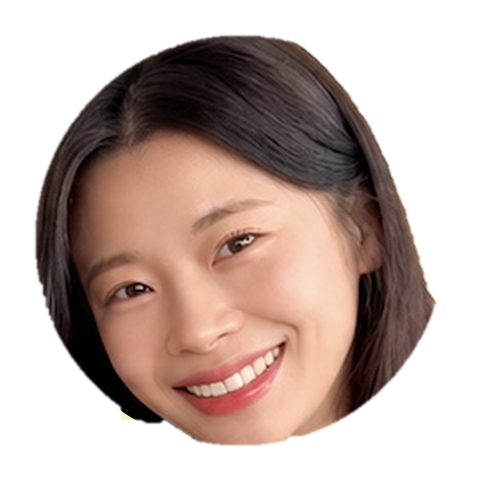
#> input picture projects/2026-11-ai-question/faces/joy-cut.png, 480 x 480 px, given in place of paperdoll.png, which was not available
$ python paper_doll.py faces/joy-cut.png faces/kids-cut.png faces/kids-cut.png
#> lines starting #> are read from the running program, lines starting #| are printed output that depends on the picture; after the words box and inside, x2 and y2 are one past the last pixel; in counts of white or black regions, pixels touching at a corner belong together
"""Paper-doll cutouts of Joy and Mark (Joy, 24 Nov 2026: paper-craft reel made on this Mac).
A frame of an existing transparent matte -> printed-paper look (soft posterize, paper grain, faint halftone) + white cut border.
Usage (repo root): .venv/bin/python projects/2026-11-ai-question/paper_doll.py SRC.webm SECONDS OUT.png"""
import subprocess, sys, numpy as np
from PIL import Image, ImageFilter
src, t, out = sys.argv[1], sys.argv[2], sys.argv[3]
tmp = "/tmp/paperdoll.png"
subprocess.run(["ffmpeg", "-v", "error", "-y", "-c:v", "libvpx-vp9", "-ss", t, "-i", src, "-frames:v", "1", tmp], check=True)
#> (this line was passed over: subprocess is not available in this run)
im = Image.open(tmp).convert("RGBA"); bb = im.getchannel("A").point(lambda v: 255 if v > 40 else 0).getbbox(); im = im.crop(bb)
#> further down, im is the input picture: PIL image 480x480 RGBA; mean R, G, B, A 126.6, 110.1, 100.6, 136.7
#> after `bb = im.getchannel('A').point(lambda v: 255 if v > 40 else 0).getbbox(`: bb = (35, 35, 437, 446)
#> after `im = im.crop(bb)`:
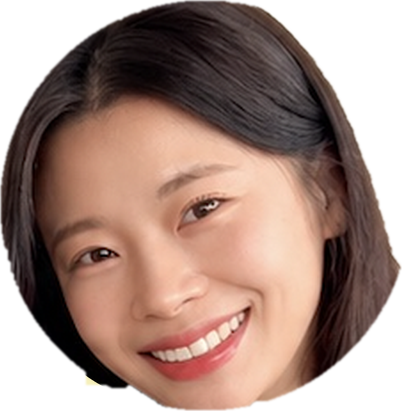
#> im: PIL image 402x411 RGBA; mean R, G, B, A 143.5, 118.2, 105.4, 190.7; transparent parts drawn white
pad = 40; c = Image.new("RGBA", (im.width + 2 * pad, im.height + 2 * pad)); c.alpha_composite(im, (pad, pad)); im = c
#> after `c = Image.new('RGBA', (im.width + 2 * pad, im.height + 2 * pad))`: c: PIL image 482x491 RGBA; every value is 0
#> after `c.alpha_composite(im, (pad, pad))`:
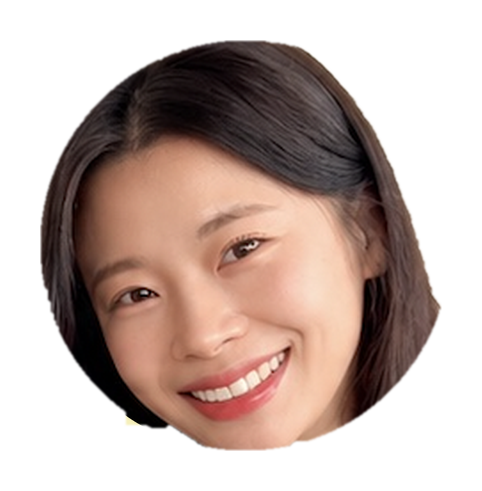
#> c: PIL image 482x491 RGBA; mean R, G, B, A 73.1, 54.9, 48.2, 133.1; transparent parts drawn white
rgb = np.asarray(im.convert("RGB")).astype(np.float32); a = np.asarray(im.getchannel("A")).astype(np.float32) / 255
#> after `a = np.asarray(im.getchannel('A')).astype(np.float32) / 255`:
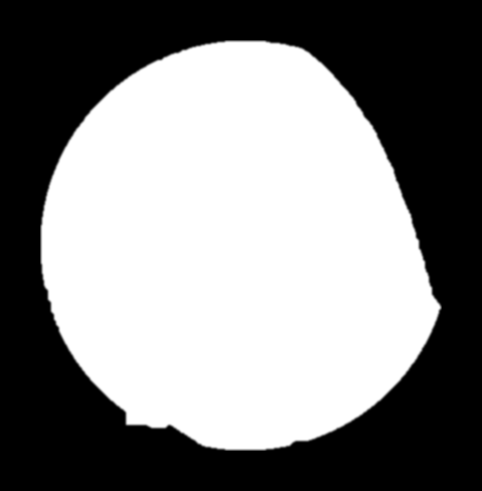
#> a: shape (491, 482) float32; min 0, max 1, mean 0.522
rgb = np.round(rgb / 18) * 18                                   # soft posterize: printed look
rng = np.random.default_rng(7); grain = rng.normal(0, 7, rgb.shape[:2])[..., None]
yy, xx = np.mgrid[:rgb.shape[0], :rgb.shape[1]]; dots = (np.sin(xx * .9) * np.sin(yy * .9)) * 5   # faint halftone
rgb = np.clip(rgb * .93 + 14 + grain + dots[..., None], 0, 255)   # a little lighter/matte, like paper
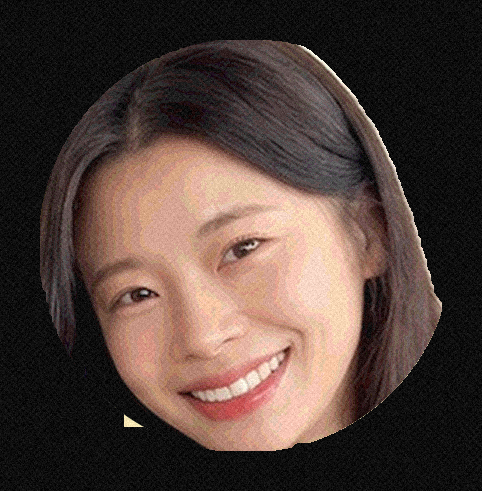
#> rgb: shape (491, 482, 3) float64; mean R, G, B 82.2, 65.1, 58.7
hard = Image.fromarray((a > .5).astype(np.uint8) * 255)
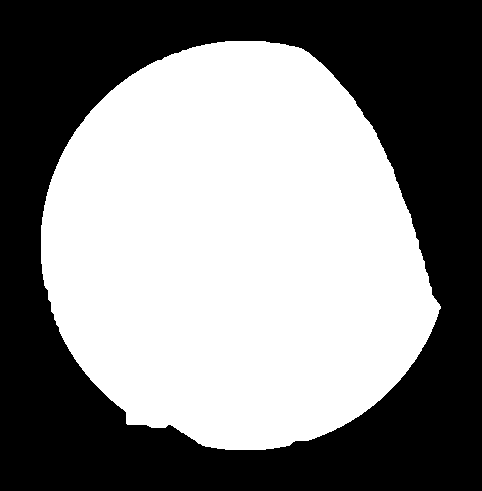
#> hard: PIL image 482x491 L; 52.2% white; 1 black region, box (x1, y1, x2, y2) and area: (0, 0, 482, 491) 113107
border = hard.filter(ImageFilter.MaxFilter(25)).filter(ImageFilter.GaussianBlur(1.2))
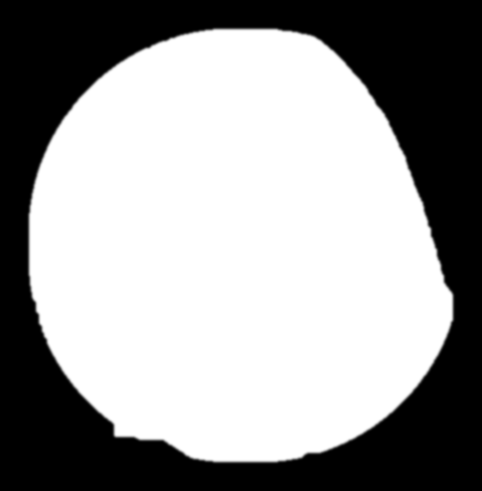
#> border: PIL image 482x491 L; min 0, max 255, mean 154.7
paper = Image.new("RGBA", im.size, (252, 249, 241, 0)); paper.putalpha(border)
#> after `paper.putalpha(border)`:
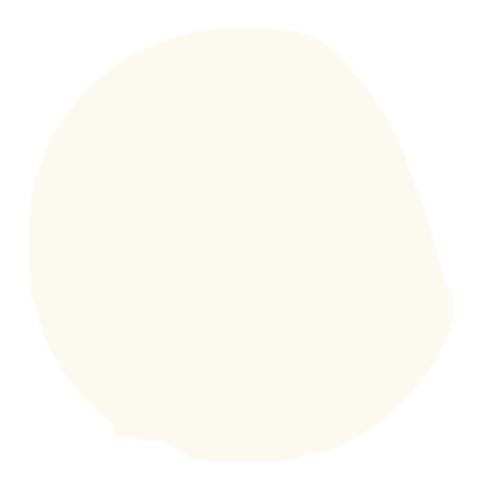
#> paper: PIL image 482x491 RGBA; mean R, G, B, A 252, 249, 241, 154.7; transparent parts drawn white
fig = Image.fromarray(rgb.astype(np.uint8)).convert("RGBA"); fig.putalpha(Image.fromarray((a * 255).astype(np.uint8)))
paper.alpha_composite(fig); paper.save(out); print(out, paper.size)
#| faces/kids-cut.png (482, 491)
